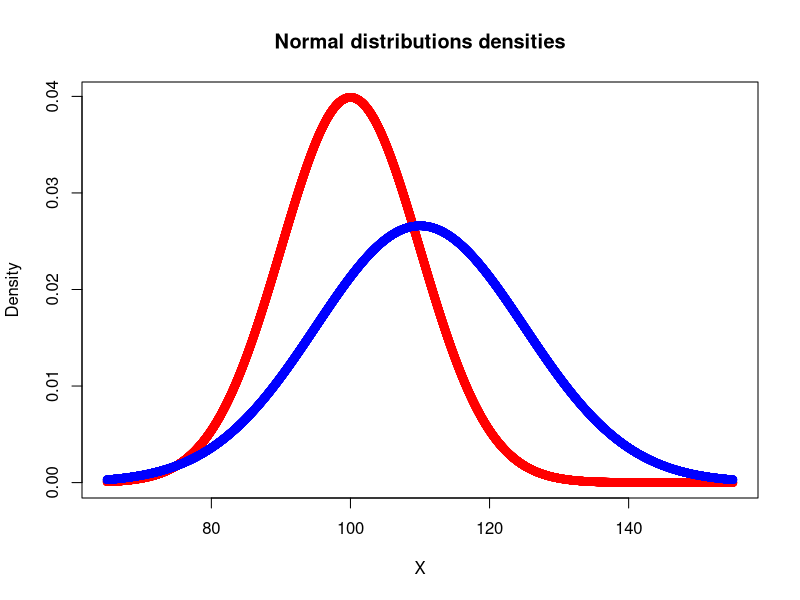

Source code (R):
# Clear the working memory
rm(list = ls())

# Characterics of the normal distrubutions
my_mean_1 <- 100.0
my_sd_1 <- 10.0
my_mean_2 <- 110.0
my_sd_2 <- 15.0

# Parameters for creating a normal distribution
my_lower_1 <- my_mean_1 - (3.0 * my_sd_1)
my_upper_1 <- my_mean_1 + (3.0 * my_sd_1)
my_lower_2 <- my_mean_2 - (3.0 * my_sd_2)
my_upper_2 <- my_mean_2 + (3.0 * my_sd_2)
my_resolution <- 10000.0
my_lower <- min(my_lower_1,my_lower_2)
my_upper <- max(my_upper_1,my_upper_2)
my_step <- (my_upper - my_lower) / my_resolution

# Generate the xs, ys and their combination is a table
my_xs <- seq(my_lower,my_upper,my_step)
my_ys_1 <- dnorm(my_xs,my_mean_1,my_sd_1)
my_ys_2 <- dnorm(my_xs,my_mean_2,my_sd_2)

# Create a random normal distribution with mean=my_mean and standard deviation = my_sd
plot(my_ys_1 ~ my_xs,
  xlab="X",
  ylab="Density",
  main="Normal distributions densities",
  col="red"
)
points(my_ys_2 ~ my_xs,col="blue")
